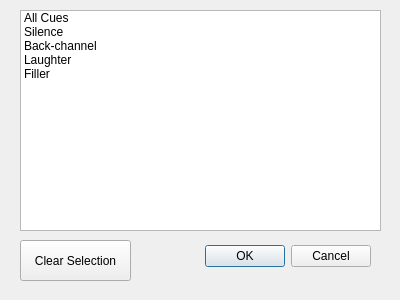
<?xml version="1.0" encoding="UTF-8"?>
<ui version="4.0">
 <class>Dialog</class>
 <widget class="QDialog" name="Dialog">
  <property name="geometry">
   <rect>
    <x>0</x>
    <y>0</y>
    <width>400</width>
    <height>300</height>
   </rect>
  </property>
  <property name="windowTitle">
   <string>Dialog</string>
  </property>
  <widget class="QDialogButtonBox" name="buttonBox">
   <property name="geometry">
    <rect>
     <x>190</x>
     <y>240</y>
     <width>181</width>
     <height>32</height>
    </rect>
   </property>
   <property name="orientation">
    <enum>Qt::Horizontal</enum>
   </property>
   <property name="standardButtons">
    <set>QDialogButtonBox::Cancel|QDialogButtonBox::Ok</set>
   </property>
  </widget>
  <widget class="QListWidget" name="cueListWidget">
   <property name="geometry">
    <rect>
     <x>20</x>
     <y>10</y>
     <width>361</width>
     <height>221</height>
    </rect>
   </property>
   <property name="selectionMode">
    <enum>QAbstractItemView::MultiSelection</enum>
   </property>
   <item>
    <property name="text">
     <string>All Cues</string>
    </property>
    <property name="checkState">
     <enum>Unchecked</enum>
    </property>
   </item>
   <item>
    <property name="text">
     <string>Silence</string>
    </property>
   </item>
   <item>
    <property name="text">
     <string>Back-channel</string>
    </property>
   </item>
   <item>
    <property name="text">
     <string>Laughter</string>
    </property>
   </item>
   <item>
    <property name="text">
     <string>Filler</string>
    </property>
   </item>
  </widget>
  <widget class="QPushButton" name="pushBtn">
   <property name="geometry">
    <rect>
     <x>20</x>
     <y>240</y>
     <width>111</width>
     <height>41</height>
    </rect>
   </property>
   <property name="text">
    <string>Clear Selection</string>
   </property>
  </widget>
 </widget>
 <resources/>
 <connections>
  <connection>
   <sender>buttonBox</sender>
   <signal>accepted()</signal>
   <receiver>Dialog</receiver>
   <slot>accept()</slot>
   <hints>
    <hint type="sourcelabel">
     <x>248</x>
     <y>254</y>
    </hint>
    <hint type="destinationlabel">
     <x>157</x>
     <y>274</y>
    </hint>
   </hints>
  </connection>
  <connection>
   <sender>buttonBox</sender>
   <signal>rejected()</signal>
   <receiver>Dialog</receiver>
   <slot>reject()</slot>
   <hints>
    <hint type="sourcelabel">
     <x>316</x>
     <y>260</y>
    </hint>
    <hint type="destinationlabel">
     <x>286</x>
     <y>274</y>
    </hint>
   </hints>
  </connection>
  <connection>
   <sender>pushBtn</sender>
   <signal>clicked()</signal>
   <receiver>Dialog</receiver>
   <slot>clearCueList()</slot>
   <hints>
    <hint type="sourcelabel">
     <x>66</x>
     <y>259</y>
    </hint>
    <hint type="destinationlabel">
     <x>12</x>
     <y>252</y>
    </hint>
   </hints>
  </connection>
 </connections>
 <slots>
  <slot>clearCueList()</slot>
 </slots>
</ui>
